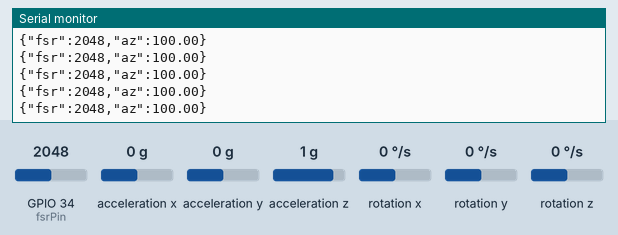
Bench run of a sketch on a simulated ESP32. On the bench: the last lines printed to the serial monitor. The test bench sets the inputs (shaded band); at power-on: acceleration z 1 g, GPIO 34 (fsrPin) = 2048, acceleration x 0 g, acceleration y 0 g, rotation x 0 °/s, rotation y 0 °/s, rotation z 0 °/s.

Above: at 3.2 s.
3.3 s: acceleration z set to -1.4 g
At 3.41 s:
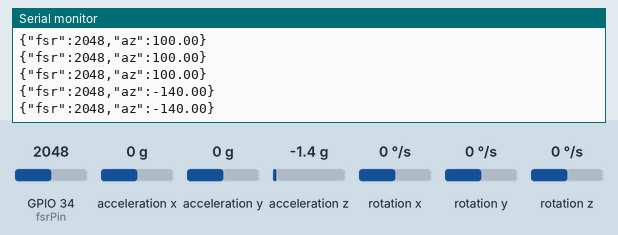
4.8 s: GPIO 34 (fsrPin) set to 2866
At 4.81 s:
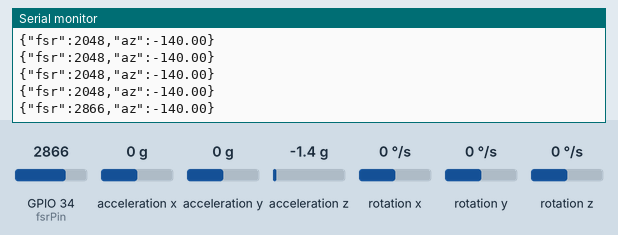
6.3 s: acceleration z set to -0.8 g
At 6.37 s:
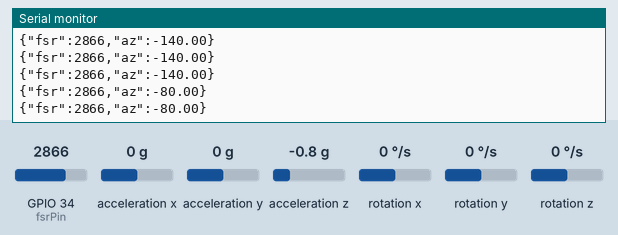
7.8 s: GPIO 34 (fsrPin) set to 3972
At 7.82 s:
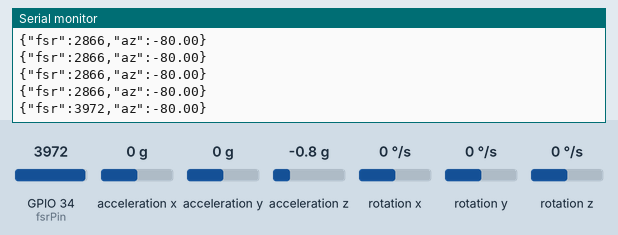
Timing chart, 0 to 10.3 s (numbered marks = the images above; inputs shaded):
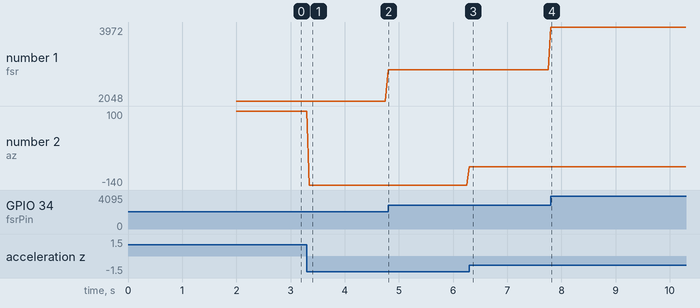

Measured:
- after the input at 3.3 s, the serial monitor: prints a new line after 0.05 s (image 1)
- after the input at 4.8 s, the serial monitor: prints a new line at once (image 2)
- after the input at 6.3 s, the serial monitor: prints a new line at once (image 3)
- after the input at 7.8 s, the serial monitor: prints a new line at once (image 4)
- plotted number 1: 2048 → 2866 after the input at 4.8 s, 2866 → 3972 after the input at 7.8 s
- plotted number 2: 100 → -140 after the input at 3.3 s, -140 → -80 after the input at 6.3 s

The sketch:

esp32_mpu_test.ino
```cpp
#include "Wire.h"
#include <MPU6050_light.h>

MPU6050 mpu(Wire);

unsigned long timer = 0;

int fsrPin = 34;
int fsrValue;

void setup() {

  Serial.begin(115200);
  Wire.begin(21, 22);

  byte status = mpu.begin();
  Serial.println(status);

  while (status != 0) {
    Serial.println("MPU NOT CONNECTED");
    delay(1000);
  }

  delay(1000);
  mpu.calcOffsets();
}

void loop() {

  mpu.update();

  if ((millis() - timer) > 50) {

    fsrValue = analogRead(fsrPin);

    float az = mpu.getAccZ();

    Serial.print("{");
    Serial.print("\"fsr\":");
    Serial.print(fsrValue);
    Serial.print(",");

    Serial.print("\"az\":");
    Serial.print(az * 100);

    Serial.println("}");

    timer = millis();
  }
}
```
